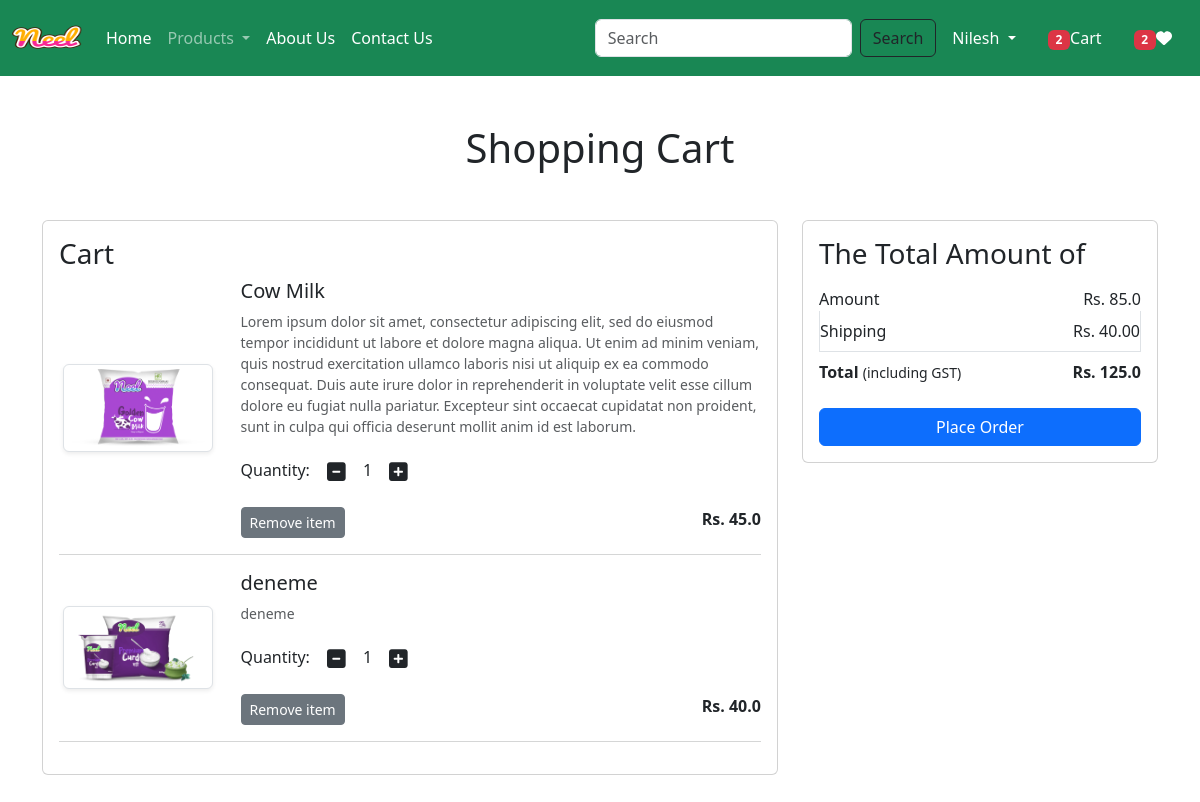
The app's page /cart/ (signed in) with its own data.
### app/models.py (models this page shows, shortened)
class Cart(models.Model):
    user = models.ForeignKey(User, on_delete=models.CASCADE)
    product = models.ForeignKey(Product, on_delete=models.CASCADE)
    quantity = models.PositiveIntegerField(default=1)

class Product(models.Model):
    title = models.CharField(max_length=100)
    selling_price = models.FloatField()
    discounted_price = models.FloatField()
    description = models.TextField()
    composition = models.TextField(default='')
    prodapp = models.TextField(default='')
    category = models.CharField(choices=CATEGORY_CHOICES, max_length=2)
    product_image = models.ImageField(upload_to='product')

### app/views.py (the view)
# urls.py: path("cart/", views.show_cart, name="showcart"),
@login_required
def show_cart(request):
    user = request.user
    cart = Cart.objects.filter(user=user)
    amount = 0
    for p in cart:
        value = p.quantity * p.product.discounted_price
        amount = amount + value
    totalamount = amount + 40
    totalitem = 0
    wishitem = 0
    if request.user.is_authenticated:
        totalitem = len(Cart.objects.filter(user=request.user))
        wishitem = len(WishList.objects.filter(user=request.user))
    return render(request, "app/addtocart.html", locals())

### app/templates/app/addtocart.html (shortened to what this page needs)
{% extends 'app/base.html' %}
{% load static %}
{% block content %}
    <div class="container my-5">
        <div class="row">
            {% if cart %}
            <h1 class="text-center mb-5">Shopping Cart</h1>
            <div class="col-sm-8">
                <div class="card">
                    <div class="card-body">
                        <h3>Cart</h3>
                        {% for item in cart %}
                        <div class="row">
                            <div class="col-sm-3 text-center align-self-center">
                                <img src="{{item.product.product_image.url}}" alt="" class="img-fluid img-thumbnail shadow-sm" height="150" width="150">
                            </div>
                            <div class="col-sm-9">
                                <div>
                                    <h5>{{item.product.title}}</h5>
                                    <p class="mb-2 text-muted small">{{item.product.description}}</p>
                                    <div class="my-3">
                                        <label for="quantity">Quantity:</label>
                                        <a class="minus-cart btn" pid={{item.product.id}}><i class="fas fa-minus-square fa-lg"></i></a>
                                        <span id="quantity">{{item.quantity}}</span>
                                        <a class="plus-cart btn" pid={{item.product.id}}><i class="fas fa-plus-square fa-lg"></i></a>
                                    </div>
                                    <div class="d-flex justify-content-between">
                                        <a href="#" class="remove-cart btn btn-sm btn-secondary mr-3" pid={{item.product.id}}>Remove item</a>
                                        <p class="mb-0"><span><strong>Rs. {{item.product.discounted_price}}</strong></span></p>
                                    </div>
                                </div>
                            </div>
                        </div>
                        <hr class="text-muted">
                        {% endfor %}
                    </div>
                </div>
            </div>
            <div class="col-sm-4">
                <div class="card">
                    <div class="card-body">
                        <h3>The Total Amount of</h3>
                        <ul class="list-group">
                            <li class="list-group-item d-flex justify-content-between align-items-center border-0 px-0 pb-0">Amount<span id="amount">Rs. {{amount}}</span></li>
                            <li class="list-group-item d-flex justify-content-between align-items-center px-0">Shipping<span>Rs. 40.00</span></li>
                            <li class="list-group-item d-flex justify-content-between align-items-center border-0 px-0 mb-3">
                                <div>
                                    <strong>Total</strong>  <small>(including GST)</small>
                                </div>
                                <span id="totalamount"><strong>Rs. {{totalamount}}</strong></span>
                            </li>
                        </ul>
                        <div class="d-grid"><a href="{% url 'checkout' %}" class="btn btn-primary">Place Order</a></div>
                    </div>
                </div>
            </div>
            {% else %}
            <h1 class="text-center mb-5">Cart is Empty</h1>
            {% endif %}
        </div>
    </div>
{% endblock %}

### records on screen
Cart: product.product_image (picture), product "Cow Milk", product.description "Lorem ipsum dolor sit amet, consectetur adipiscing elit, sed do eiusmod tempor incididunt ut labore et dolore magna aliqua. Ut enim ad minim veniam, quis nostrud exercitation ullamco laboris nisi ut aliquip ex ea commodo consequat. Duis aute irure dolor in reprehenderit in voluptate velit esse cillum dolore eu fugiat nulla pariatur. Excepteur sint occaecat cupidatat non proident, sunt in culpa qui officia deserunt mollit anim id est laborum.", quantity "1", product.discounted_price "45.0"
Cart: product.product_image (picture), product "deneme", product.description "deneme", quantity "1", product.discounted_price "40.0"

### other values on screen
{{ totalitem }} "2"
{{ wishitem }} "2"
{{ amount }} "85.0"
{{ totalamount }} "125.0"
